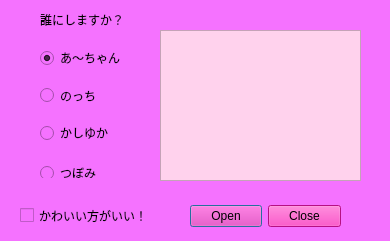
<?xml version="1.0" encoding="UTF-8"?>
<ui version="4.0">
 <class>Oppai</class>
 <widget class="QDialog" name="Oppai">
  <property name="geometry">
   <rect>
    <x>0</x>
    <y>0</y>
    <width>390</width>
    <height>241</height>
   </rect>
  </property>
  <property name="maximumSize">
   <size>
    <width>16777215</width>
    <height>241</height>
   </size>
  </property>
  <property name="windowTitle">
   <string>Oppai Plugin</string>
  </property>
  <property name="autoFillBackground">
   <bool>false</bool>
  </property>
  <property name="styleSheet">
   <string notr="true">background-color:rgb(245, 114, 255)</string>
  </property>
  <widget class="QDialogButtonBox" name="buttonBox">
   <property name="geometry">
    <rect>
     <x>190</x>
     <y>200</y>
     <width>151</width>
     <height>32</height>
    </rect>
   </property>
   <property name="styleSheet">
    <string notr="true">background-color:rgb(255, 22, 183)</string>
   </property>
   <property name="standardButtons">
    <set>QDialogButtonBox::Close|QDialogButtonBox::Open</set>
   </property>
  </widget>
  <widget class="QLabel" name="label">
   <property name="geometry">
    <rect>
     <x>40</x>
     <y>10</y>
     <width>91</width>
     <height>20</height>
    </rect>
   </property>
   <property name="text">
    <string>誰にしますか？</string>
   </property>
  </widget>
  <widget class="QCheckBox" name="detailBox">
   <property name="geometry">
    <rect>
     <x>20</x>
     <y>200</y>
     <width>141</width>
     <height>31</height>
    </rect>
   </property>
   <property name="text">
    <string>かわいい方がいい！</string>
   </property>
  </widget>
  <widget class="QWidget" name="layoutWidget">
   <property name="geometry">
    <rect>
     <x>40</x>
     <y>50</y>
     <width>91</width>
     <height>128</height>
    </rect>
   </property>
   <property name="maximumSize">
    <size>
     <width>16777215</width>
     <height>128</height>
    </size>
   </property>
   <layout class="QVBoxLayout" name="verticalLayout">
    <property name="spacing">
     <number>22</number>
    </property>
    <item>
     <widget class="QRadioButton" name="aachanButton">
      <property name="maximumSize">
       <size>
        <width>16777215</width>
        <height>20</height>
       </size>
      </property>
      <property name="text">
       <string>あ～ちゃん</string>
      </property>
      <property name="checked">
       <bool>true</bool>
      </property>
      <attribute name="buttonGroup">
       <string notr="true">buttonGroup</string>
      </attribute>
     </widget>
    </item>
    <item>
     <widget class="QRadioButton" name="nocchiButton">
      <property name="maximumSize">
       <size>
        <width>16777215</width>
        <height>20</height>
       </size>
      </property>
      <property name="text">
       <string>のっち</string>
      </property>
      <attribute name="buttonGroup">
       <string notr="true">buttonGroup</string>
      </attribute>
     </widget>
    </item>
    <item>
     <widget class="QRadioButton" name="kashiyukaButton">
      <property name="maximumSize">
       <size>
        <width>16777215</width>
        <height>20</height>
       </size>
      </property>
      <property name="text">
       <string>かしゆか</string>
      </property>
      <attribute name="buttonGroup">
       <string notr="true">buttonGroup</string>
      </attribute>
     </widget>
    </item>
    <item>
     <widget class="QRadioButton" name="tsubomiButton">
      <property name="minimumSize">
       <size>
        <width>0</width>
        <height>20</height>
       </size>
      </property>
      <property name="maximumSize">
       <size>
        <width>16777215</width>
        <height>20</height>
       </size>
      </property>
      <property name="text">
       <string>つぼみ</string>
      </property>
      <attribute name="buttonGroup">
       <string notr="true">buttonGroup</string>
      </attribute>
     </widget>
    </item>
   </layout>
  </widget>
  <widget class="QTextBrowser" name="textBrowser">
   <property name="geometry">
    <rect>
     <x>160</x>
     <y>30</y>
     <width>201</width>
     <height>151</height>
    </rect>
   </property>
   <property name="styleSheet">
    <string notr="true">background-color:rgb(255, 210, 237)</string>
   </property>
  </widget>
  <zorder>layoutWidget</zorder>
  <zorder>buttonBox</zorder>
  <zorder>label</zorder>
  <zorder>detailBox</zorder>
  <zorder>textBrowser</zorder>
 </widget>
 <resources/>
 <connections>
  <connection>
   <sender>buttonBox</sender>
   <signal>accepted()</signal>
   <receiver>Oppai</receiver>
   <slot>accept()</slot>
   <hints>
    <hint type="sourcelabel">
     <x>100</x>
     <y>199</y>
    </hint>
    <hint type="destinationlabel">
     <x>100</x>
     <y>120</y>
    </hint>
   </hints>
  </connection>
  <connection>
   <sender>buttonBox</sender>
   <signal>rejected()</signal>
   <receiver>Oppai</receiver>
   <slot>reject()</slot>
   <hints>
    <hint type="sourcelabel">
     <x>100</x>
     <y>199</y>
    </hint>
    <hint type="destinationlabel">
     <x>100</x>
     <y>120</y>
    </hint>
   </hints>
  </connection>
 </connections>
 <buttongroups>
  <buttongroup name="buttonGroup"/>
 </buttongroups>
</ui>
